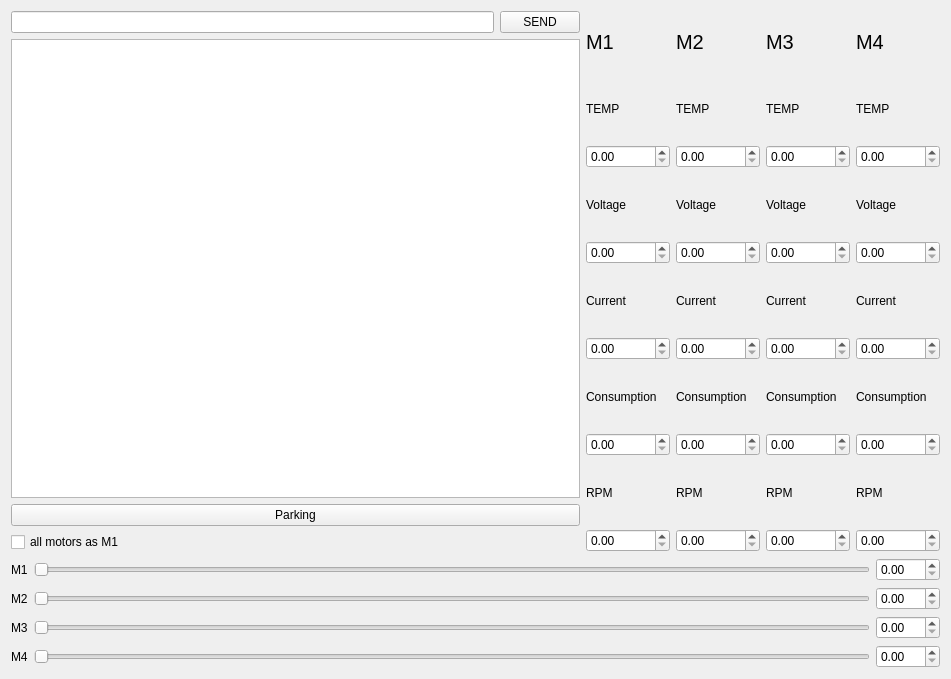
<?xml version="1.0" encoding="UTF-8"?>
<ui version="4.0">
 <class>Widget</class>
 <widget class="QWidget" name="Widget">
  <property name="geometry">
   <rect>
    <x>0</x>
    <y>0</y>
    <width>951</width>
    <height>679</height>
   </rect>
  </property>
  <property name="windowTitle">
   <string>Widget</string>
  </property>
  <layout class="QGridLayout" name="gridLayout">
   <item row="0" column="0">
    <layout class="QHBoxLayout" name="horizontalLayout_7">
     <item>
      <layout class="QVBoxLayout" name="verticalLayout_2">
       <item>
        <layout class="QHBoxLayout" name="horizontalLayout">
         <item>
          <widget class="QLineEdit" name="lE_cmd"/>
         </item>
         <item>
          <widget class="QPushButton" name="pB_send">
           <property name="text">
            <string>SEND</string>
           </property>
          </widget>
         </item>
        </layout>
       </item>
       <item>
        <widget class="QPlainTextEdit" name="pTE_log"/>
       </item>
       <item>
        <widget class="QPushButton" name="pB_parking">
         <property name="text">
          <string>Parking</string>
         </property>
        </widget>
       </item>
       <item>
        <widget class="QCheckBox" name="cB_fix_motors">
         <property name="text">
          <string>all motors as M1</string>
         </property>
        </widget>
       </item>
      </layout>
     </item>
     <item>
      <layout class="QHBoxLayout" name="horizontalLayout_6">
       <item>
        <layout class="QVBoxLayout" name="verticalLayout_3">
         <item>
          <widget class="QLabel" name="label_10">
           <property name="font">
            <font>
             <pointsize>15</pointsize>
            </font>
           </property>
           <property name="text">
            <string>M1</string>
           </property>
          </widget>
         </item>
         <item>
          <widget class="QLabel" name="label_5">
           <property name="text">
            <string>TEMP</string>
           </property>
          </widget>
         </item>
         <item>
          <widget class="QDoubleSpinBox" name="dsb_M1_Temp">
           <property name="maximum">
            <double>256.000000000000000</double>
           </property>
          </widget>
         </item>
         <item>
          <widget class="QLabel" name="label_6">
           <property name="text">
            <string>Voltage</string>
           </property>
          </widget>
         </item>
         <item>
          <widget class="QDoubleSpinBox" name="dsb_M1_Voltage">
           <property name="maximum">
            <double>10000000000000000.000000000000000</double>
           </property>
          </widget>
         </item>
         <item>
          <widget class="QLabel" name="label_8">
           <property name="text">
            <string>Current</string>
           </property>
          </widget>
         </item>
         <item>
          <widget class="QDoubleSpinBox" name="dsb_M1_Current">
           <property name="maximum">
            <double>9999999999999.000000000000000</double>
           </property>
          </widget>
         </item>
         <item>
          <widget class="QLabel" name="label_7">
           <property name="text">
            <string>Consumption</string>
           </property>
          </widget>
         </item>
         <item>
          <widget class="QDoubleSpinBox" name="dsb_M1_Consumption">
           <property name="maximum">
            <double>999999999999.000000000000000</double>
           </property>
          </widget>
         </item>
         <item>
          <widget class="QLabel" name="label_9">
           <property name="text">
            <string>RPM</string>
           </property>
          </widget>
         </item>
         <item>
          <widget class="QDoubleSpinBox" name="dsb_M1_Rpm">
           <property name="maximum">
            <double>10000000000000000000000.000000000000000</double>
           </property>
          </widget>
         </item>
        </layout>
       </item>
       <item>
        <layout class="QVBoxLayout" name="verticalLayout_4">
         <item>
          <widget class="QLabel" name="label_11">
           <property name="font">
            <font>
             <pointsize>15</pointsize>
            </font>
           </property>
           <property name="text">
            <string>M2</string>
           </property>
          </widget>
         </item>
         <item>
          <widget class="QLabel" name="label_12">
           <property name="text">
            <string>TEMP</string>
           </property>
          </widget>
         </item>
         <item>
          <widget class="QDoubleSpinBox" name="dsb_M2_Temp">
           <property name="maximum">
            <double>256.000000000000000</double>
           </property>
          </widget>
         </item>
         <item>
          <widget class="QLabel" name="label_13">
           <property name="text">
            <string>Voltage</string>
           </property>
          </widget>
         </item>
         <item>
          <widget class="QDoubleSpinBox" name="dsb_M2_Voltage">
           <property name="maximum">
            <double>10000000000000000.000000000000000</double>
           </property>
          </widget>
         </item>
         <item>
          <widget class="QLabel" name="label_14">
           <property name="text">
            <string>Current</string>
           </property>
          </widget>
         </item>
         <item>
          <widget class="QDoubleSpinBox" name="dsb_M2_Current">
           <property name="maximum">
            <double>9999999999999.000000000000000</double>
           </property>
          </widget>
         </item>
         <item>
          <widget class="QLabel" name="label_15">
           <property name="text">
            <string>Consumption</string>
           </property>
          </widget>
         </item>
         <item>
          <widget class="QDoubleSpinBox" name="dsb_M2_Consumption">
           <property name="maximum">
            <double>999999999999.000000000000000</double>
           </property>
          </widget>
         </item>
         <item>
          <widget class="QLabel" name="label_16">
           <property name="text">
            <string>RPM</string>
           </property>
          </widget>
         </item>
         <item>
          <widget class="QDoubleSpinBox" name="dsb_M2_Rpm">
           <property name="maximum">
            <double>10000000000000000000000.000000000000000</double>
           </property>
          </widget>
         </item>
        </layout>
       </item>
       <item>
        <layout class="QVBoxLayout" name="verticalLayout_5">
         <item>
          <widget class="QLabel" name="label_17">
           <property name="font">
            <font>
             <pointsize>15</pointsize>
            </font>
           </property>
           <property name="text">
            <string>M3</string>
           </property>
          </widget>
         </item>
         <item>
          <widget class="QLabel" name="label_18">
           <property name="text">
            <string>TEMP</string>
           </property>
          </widget>
         </item>
         <item>
          <widget class="QDoubleSpinBox" name="dsb_M3_Temp">
           <property name="maximum">
            <double>256.000000000000000</double>
           </property>
          </widget>
         </item>
         <item>
          <widget class="QLabel" name="label_19">
           <property name="text">
            <string>Voltage</string>
           </property>
          </widget>
         </item>
         <item>
          <widget class="QDoubleSpinBox" name="dsb_M3_Voltage">
           <property name="maximum">
            <double>10000000000000000.000000000000000</double>
           </property>
          </widget>
         </item>
         <item>
          <widget class="QLabel" name="label_20">
           <property name="text">
            <string>Current</string>
           </property>
          </widget>
         </item>
         <item>
          <widget class="QDoubleSpinBox" name="dsb_M3_Current">
           <property name="maximum">
            <double>9999999999999.000000000000000</double>
           </property>
          </widget>
         </item>
         <item>
          <widget class="QLabel" name="label_21">
           <property name="text">
            <string>Consumption</string>
           </property>
          </widget>
         </item>
         <item>
          <widget class="QDoubleSpinBox" name="dsb_M3_Consumption">
           <property name="maximum">
            <double>999999999999.000000000000000</double>
           </property>
          </widget>
         </item>
         <item>
          <widget class="QLabel" name="label_22">
           <property name="text">
            <string>RPM</string>
           </property>
          </widget>
         </item>
         <item>
          <widget class="QDoubleSpinBox" name="dsb_M3_Rpm">
           <property name="maximum">
            <double>10000000000000000000000.000000000000000</double>
           </property>
          </widget>
         </item>
        </layout>
       </item>
       <item>
        <layout class="QVBoxLayout" name="verticalLayout_6">
         <item>
          <widget class="QLabel" name="label_23">
           <property name="font">
            <font>
             <pointsize>15</pointsize>
            </font>
           </property>
           <property name="text">
            <string>M4</string>
           </property>
          </widget>
         </item>
         <item>
          <widget class="QLabel" name="label_24">
           <property name="text">
            <string>TEMP</string>
           </property>
          </widget>
         </item>
         <item>
          <widget class="QDoubleSpinBox" name="dsb_M4_Temp">
           <property name="maximum">
            <double>256.000000000000000</double>
           </property>
          </widget>
         </item>
         <item>
          <widget class="QLabel" name="label_25">
           <property name="text">
            <string>Voltage</string>
           </property>
          </widget>
         </item>
         <item>
          <widget class="QDoubleSpinBox" name="dsb_M4_Voltage">
           <property name="maximum">
            <double>10000000000000000.000000000000000</double>
           </property>
          </widget>
         </item>
         <item>
          <widget class="QLabel" name="label_26">
           <property name="text">
            <string>Current</string>
           </property>
          </widget>
         </item>
         <item>
          <widget class="QDoubleSpinBox" name="dsb_M4_Current">
           <property name="maximum">
            <double>9999999999999.000000000000000</double>
           </property>
          </widget>
         </item>
         <item>
          <widget class="QLabel" name="label_27">
           <property name="text">
            <string>Consumption</string>
           </property>
          </widget>
         </item>
         <item>
          <widget class="QDoubleSpinBox" name="dsb_M4_Consumption">
           <property name="maximum">
            <double>999999999999.000000000000000</double>
           </property>
          </widget>
         </item>
         <item>
          <widget class="QLabel" name="label_28">
           <property name="text">
            <string>RPM</string>
           </property>
          </widget>
         </item>
         <item>
          <widget class="QDoubleSpinBox" name="dsb_M4_Rpm">
           <property name="maximum">
            <double>10000000000000000000000.000000000000000</double>
           </property>
          </widget>
         </item>
        </layout>
       </item>
      </layout>
     </item>
    </layout>
   </item>
   <item row="1" column="0">
    <layout class="QVBoxLayout" name="verticalLayout">
     <item>
      <layout class="QHBoxLayout" name="horizontalLayout_2">
       <item>
        <widget class="QLabel" name="label">
         <property name="text">
          <string>M1</string>
         </property>
        </widget>
       </item>
       <item>
        <widget class="QSlider" name="hS_M1">
         <property name="maximum">
          <number>100</number>
         </property>
         <property name="orientation">
          <enum>Qt::Horizontal</enum>
         </property>
        </widget>
       </item>
       <item>
        <widget class="QDoubleSpinBox" name="sB_M1">
         <property name="maximum">
          <double>100.000000000000000</double>
         </property>
        </widget>
       </item>
      </layout>
     </item>
     <item>
      <layout class="QHBoxLayout" name="horizontalLayout_3">
       <item>
        <widget class="QLabel" name="label_2">
         <property name="text">
          <string>M2</string>
         </property>
        </widget>
       </item>
       <item>
        <widget class="QSlider" name="hS_M2">
         <property name="maximum">
          <number>100</number>
         </property>
         <property name="orientation">
          <enum>Qt::Horizontal</enum>
         </property>
        </widget>
       </item>
       <item>
        <widget class="QDoubleSpinBox" name="sB_M2">
         <property name="maximum">
          <double>100.000000000000000</double>
         </property>
        </widget>
       </item>
      </layout>
     </item>
     <item>
      <layout class="QHBoxLayout" name="horizontalLayout_4">
       <item>
        <widget class="QLabel" name="label_3">
         <property name="text">
          <string>M3</string>
         </property>
        </widget>
       </item>
       <item>
        <widget class="QSlider" name="hS_M3">
         <property name="maximum">
          <number>100</number>
         </property>
         <property name="orientation">
          <enum>Qt::Horizontal</enum>
         </property>
        </widget>
       </item>
       <item>
        <widget class="QDoubleSpinBox" name="sB_M3">
         <property name="maximum">
          <double>100.000000000000000</double>
         </property>
        </widget>
       </item>
      </layout>
     </item>
     <item>
      <layout class="QHBoxLayout" name="horizontalLayout_5">
       <item>
        <widget class="QLabel" name="label_4">
         <property name="text">
          <string>M4</string>
         </property>
        </widget>
       </item>
       <item>
        <widget class="QSlider" name="hS_M4">
         <property name="maximum">
          <number>100</number>
         </property>
         <property name="orientation">
          <enum>Qt::Horizontal</enum>
         </property>
        </widget>
       </item>
       <item>
        <widget class="QDoubleSpinBox" name="sB_M4">
         <property name="maximum">
          <double>100.000000000000000</double>
         </property>
        </widget>
       </item>
      </layout>
     </item>
    </layout>
   </item>
  </layout>
 </widget>
 <layoutdefault spacing="6" margin="11"/>
 <resources/>
 <connections/>
</ui>
